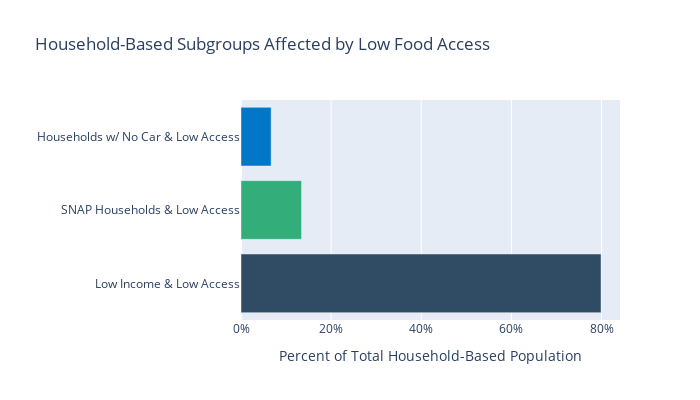
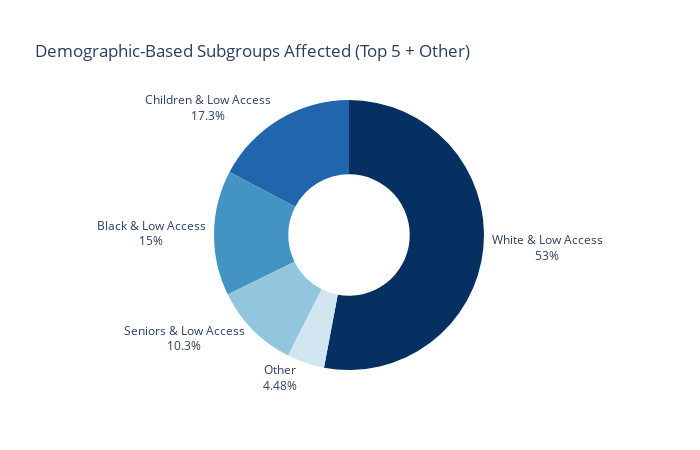

The notebook cell saved with these charts, in order:
### Code cell
#visualization 2: subgroup analysis for the top 10 counties, where we group the subgroups into household demographics
#and other demographics
subgroup_summary = subgroup_data.groupby("Subgroup")["Affected"].sum().reset_index()
household_groups = subgroup_summary[subgroup_summary["Subgroup"].isin([
    "Low Income & Low Access",
    "Households w/ No Car & Low Access",
    "SNAP Households & Low Access"
])].copy()
household_groups["Percent"] = household_groups["Affected"] / household_groups["Affected"].sum() * 100

#horizontal bar chart for household-based graph
fig_household = px.bar(
    household_groups.sort_values("Percent", ascending=True),
    x="Percent",
    y="Subgroup",
    orientation="h",
    color="Subgroup",
    color_discrete_sequence=["#0277C8", "#33AD7A", "#304C64"],
    title="Household-Based Subgroups Affected by Low Food Access"
)
fig_household.update_layout(
    height=400,
    width=700,
    xaxis_title="Percent of Total Household-Based Population",
    yaxis_title="",
    legend_title="Subgroup",
    showlegend=False,
    xaxis=dict(ticksuffix="%"),
    font=dict(size=12)
)
fig_household.show()


demographic_groups = subgroup_summary[subgroup_summary["Subgroup"].isin([
    "Children & Low Access",
    "Seniors & Low Access",
    "White & Low Access",
    "Black & Low Access",
    "Hispanic & Low Access",
    "Asian & Low Access",
    "American Indian/Alaska Native & Low Access",
    "Hawaiian/Pacific Islander & Low Access",
    "Multiracial & Low Access"
])].copy()

#sorting by affected count and grouping everything after the top 5 into "other" for better visualization
demographic_groups = demographic_groups.sort_values("Affected", ascending=False)
top5 = demographic_groups.head(5).copy()
other_sum = demographic_groups.iloc[5:]["Affected"].sum()

# Add "Other" as a combined category
top5.loc[len(top5)] = ["Other", other_sum]
top5["Percent"] = top5["Affected"] / top5["Affected"].sum() * 100

#donut chart for demographic-based (top 5 + other)
fig_demo = px.pie(
    top5,
    names="Subgroup",
    values="Percent",
    hole=0.45,
    color_discrete_sequence=px.colors.diverging.RdBu_r,
    title="Demographic-Based Subgroups Affected (Top 5 + Other)"
)
fig_demo.update_traces(
    textinfo="label+percent",
    insidetextorientation="horizontal"
)
fig_demo.update_layout(
    height=450,
    width=700,
    showlegend=False,
    title_y=0.9,
    font=dict(size=12)
)
fig_demo.show()

### Figure 1 — Plotly figure (JSON) as saved in the notebook; plotly's stock layout.template omitted (floating-point values rounded to 4 significant figures)
{"data": [{"hovertemplate": "Subgroup=%{y}<br>Percent=%{x}<extra></extra>", "legendgroup": "Households w/ No Car & Low Access", "marker": {"color": "#0277C8", "pattern": {"shape": ""}}, "name": "Households w/ No Car & Low Access", "orientation": "h", "showlegend": true, "textposition": "auto", "type": "bar", "x": [6.687], "xaxis": "x", "y": ["Households w/ No Car & Low Access"], "yaxis": "y"}, {"hovertemplate": "Subgroup=%{y}<br>Percent=%{x}<extra></extra>", "legendgroup": "SNAP Households & Low Access", "marker": {"color": "#33AD7A", "pattern": {"shape": ""}}, "name": "SNAP Households & Low Access", "orientation": "h", "showlegend": true, "textposition": "auto", "type": "bar", "x": [13.43], "xaxis": "x", "y": ["SNAP Households & Low Access"], "yaxis": "y"}, {"hovertemplate": "Subgroup=%{y}<br>Percent=%{x}<extra></extra>", "legendgroup": "Low Income & Low Access", "marker": {"color": "#304C64", "pattern": {"shape": ""}}, "name": "Low Income & Low Access", "orientation": "h", "showlegend": true, "textposition": "auto", "type": "bar", "x": [79.88], "xaxis": "x", "y": ["Low Income & Low Access"], "yaxis": "y"}], "layout": {"barmode": "relative", "font": {"size": 12}, "height": 400, "legend": {"title": {"text": "Subgroup"}, "tracegroupgap": 0}, "showlegend": false, "title": {"text": "Household-Based Subgroups Affected by Low Food Access"}, "width": 700, "xaxis": {"anchor": "y", "domain": [0, 1], "ticksuffix": "%", "title": {"text": "Percent of Total Household-Based Population"}}, "yaxis": {"anchor": "x", "categoryarray": ["Low Income & Low Access", "SNAP Households & Low Access", "Households w/ No Car & Low Access"], "categoryorder": "array", "domain": [0, 1], "title": {"text": ""}}}}

### Figure 2 — Plotly figure (JSON) as saved in the notebook; plotly's stock layout.template omitted (floating-point values rounded to 4 significant figures)
{"data": [{"domain": {"x": [0, 1], "y": [0, 1]}, "hole": 0.45, "hovertemplate": "Subgroup=%{label}<br>Percent=%{value}<extra></extra>", "insidetextorientation": "horizontal", "labels": ["White & Low Access", "Children & Low Access", "Black & Low Access", "Seniors & Low Access", "Other"], "legendgroup": "", "name": "", "showlegend": true, "textinfo": "label+percent", "type": "pie", "values": [52.97, 17.28, 14.97, 10.3, 4.477]}], "layout": {"font": {"size": 12}, "height": 450, "legend": {"tracegroupgap": 0}, "piecolorway": ["rgb(5,48,97)", "rgb(33,102,172)", "rgb(67,147,195)", "rgb(146,197,222)", "rgb(209,229,240)", "rgb(247,247,247)", "rgb(253,219,199)", "rgb(244,165,130)", "rgb(214,96,77)", "rgb(178,24,43)", "rgb(103,0,31)"], "showlegend": false, "title": {"text": "Demographic-Based Subgroups Affected (Top 5 + Other)", "y": 0.9}, "width": 700}}
